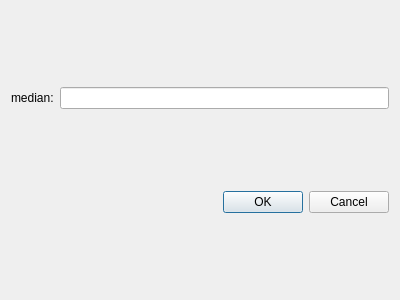
<?xml version="1.0" encoding="UTF-8"?>
<ui version="4.0">
 <class>MedianRgbDialog</class>
 <widget class="QDialog" name="MedianRgbDialog">
  <property name="geometry">
   <rect>
    <x>0</x>
    <y>0</y>
    <width>400</width>
    <height>300</height>
   </rect>
  </property>
  <property name="windowTitle">
   <string>Dialog</string>
  </property>
  <layout class="QVBoxLayout" name="verticalLayout">
   <item>
    <layout class="QHBoxLayout" name="horizontalLayout">
     <item>
      <widget class="QLabel" name="label">
       <property name="text">
        <string>median:</string>
       </property>
      </widget>
     </item>
     <item>
      <widget class="QLineEdit" name="lineEdit"/>
     </item>
    </layout>
   </item>
   <item>
    <widget class="QDialogButtonBox" name="buttonBox">
     <property name="orientation">
      <enum>Qt::Horizontal</enum>
     </property>
     <property name="standardButtons">
      <set>QDialogButtonBox::Cancel|QDialogButtonBox::Ok</set>
     </property>
    </widget>
   </item>
  </layout>
 </widget>
 <resources/>
 <connections>
  <connection>
   <sender>buttonBox</sender>
   <signal>accepted()</signal>
   <receiver>MedianRgbDialog</receiver>
   <slot>accept()</slot>
   <hints>
    <hint type="sourcelabel">
     <x>248</x>
     <y>254</y>
    </hint>
    <hint type="destinationlabel">
     <x>157</x>
     <y>274</y>
    </hint>
   </hints>
  </connection>
  <connection>
   <sender>buttonBox</sender>
   <signal>rejected()</signal>
   <receiver>MedianRgbDialog</receiver>
   <slot>reject()</slot>
   <hints>
    <hint type="sourcelabel">
     <x>316</x>
     <y>260</y>
    </hint>
    <hint type="destinationlabel">
     <x>286</x>
     <y>274</y>
    </hint>
   </hints>
  </connection>
 </connections>
</ui>
